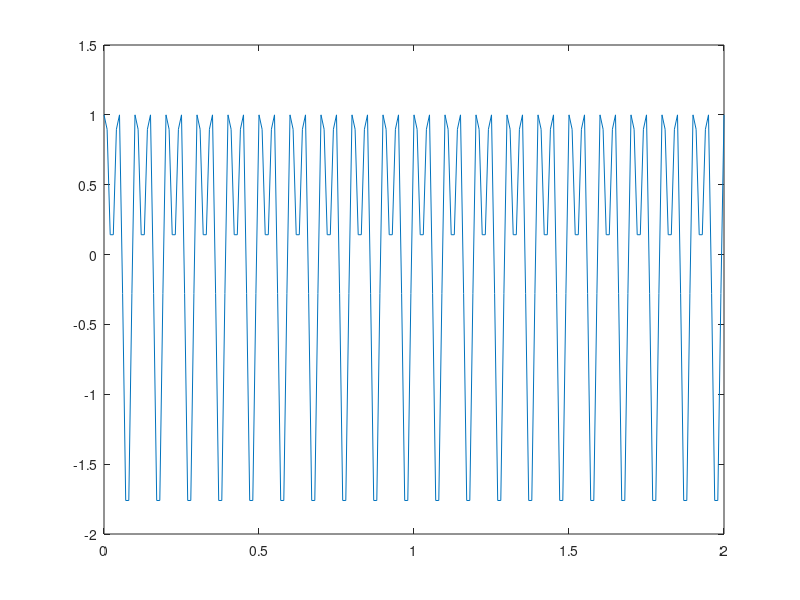
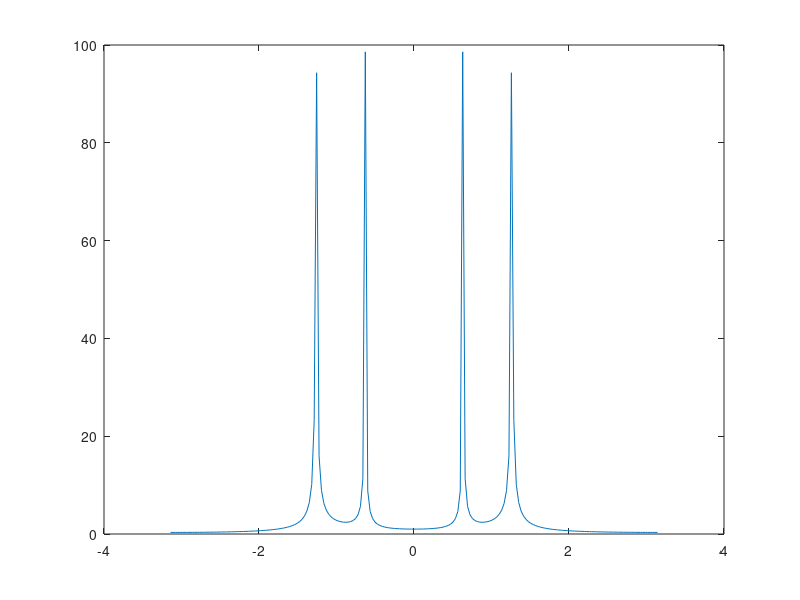

Source code (MATLAB) for these figures, in order:
T = 0.01;
t = 0:T:2;
Fs = 1/T;

x = sin(2*pi*10*t)+cos(2*pi*20*t);
plot(t,x)
y = fft(x);
y = fftshift(y);
figure
nn = linspace(-pi,pi,length(t));
plot(nn,abs(y));